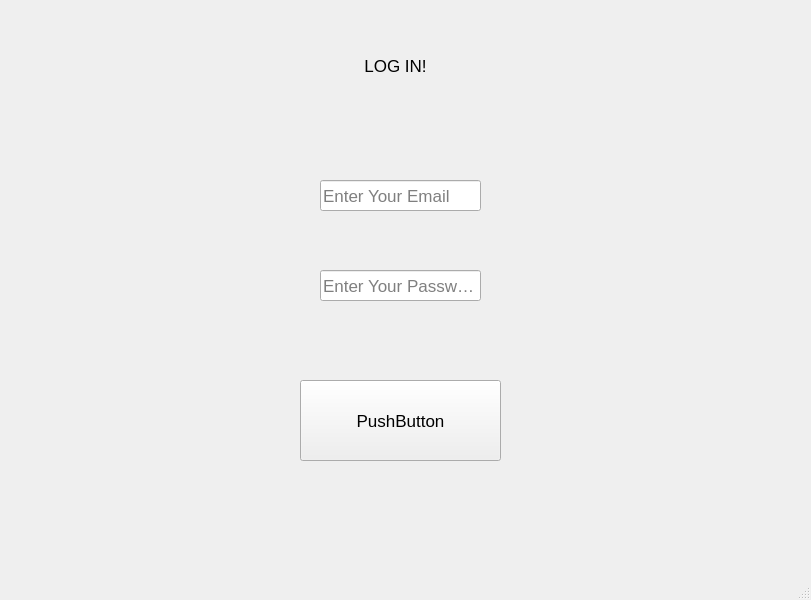
<?xml version="1.0" encoding="UTF-8"?>
<ui version="4.0">
 <class>MainWindow</class>
 <widget class="QMainWindow" name="MainWindow">
  <property name="geometry">
   <rect>
    <x>0</x>
    <y>0</y>
    <width>811</width>
    <height>600</height>
   </rect>
  </property>
  <property name="windowTitle">
   <string>MainWindow</string>
  </property>
  <widget class="QWidget" name="centralwidget">
   <widget class="QLabel" name="passwordoutput">
    <property name="geometry">
     <rect>
      <x>530</x>
      <y>270</y>
      <width>161</width>
      <height>51</height>
     </rect>
    </property>
    <property name="font">
     <font>
      <pointsize>13</pointsize>
     </font>
    </property>
    <property name="text">
     <string/>
    </property>
   </widget>
   <widget class="QLabel" name="useroutput">
    <property name="geometry">
     <rect>
      <x>530</x>
      <y>162</y>
      <width>171</width>
      <height>51</height>
     </rect>
    </property>
    <property name="font">
     <font>
      <pointsize>13</pointsize>
     </font>
    </property>
    <property name="text">
     <string/>
    </property>
   </widget>
   <widget class="QLabel" name="header">
    <property name="geometry">
     <rect>
      <x>210</x>
      <y>20</y>
      <width>371</width>
      <height>91</height>
     </rect>
    </property>
    <property name="font">
     <font>
      <pointsize>13</pointsize>
     </font>
    </property>
    <property name="text">
     <string>LOG IN!</string>
    </property>
    <property name="alignment">
     <set>Qt::AlignCenter</set>
    </property>
   </widget>
   <widget class="QLineEdit" name="userline">
    <property name="geometry">
     <rect>
      <x>320</x>
      <y>180</y>
      <width>161</width>
      <height>31</height>
     </rect>
    </property>
    <property name="font">
     <font>
      <pointsize>13</pointsize>
     </font>
    </property>
    <property name="placeholderText">
     <string>Enter Your Email</string>
    </property>
   </widget>
   <widget class="QLineEdit" name="passwordline">
    <property name="geometry">
     <rect>
      <x>320</x>
      <y>270</y>
      <width>161</width>
      <height>31</height>
     </rect>
    </property>
    <property name="font">
     <font>
      <pointsize>13</pointsize>
     </font>
    </property>
    <property name="placeholderText">
     <string>Enter Your Password</string>
    </property>
   </widget>
   <widget class="QPushButton" name="pushButton">
    <property name="geometry">
     <rect>
      <x>300</x>
      <y>380</y>
      <width>201</width>
      <height>81</height>
     </rect>
    </property>
    <property name="font">
     <font>
      <pointsize>13</pointsize>
     </font>
    </property>
    <property name="text">
     <string>PushButton</string>
    </property>
   </widget>
   <widget class="QStackedWidget" name="stackedWidget_2">
    <property name="geometry">
     <rect>
      <x>630</x>
      <y>460</y>
      <width>191</width>
      <height>80</height>
     </rect>
    </property>
    <property name="font">
     <font>
      <pointsize>13</pointsize>
     </font>
    </property>
    <widget class="QWidget" name="page_3">
     <widget class="QLabel" name="label">
      <property name="geometry">
       <rect>
        <x>16</x>
        <y>20</y>
        <width>151</width>
        <height>41</height>
       </rect>
      </property>
      <property name="text">
       <string/>
      </property>
      <property name="alignment">
       <set>Qt::AlignCenter</set>
      </property>
     </widget>
    </widget>
    <widget class="QWidget" name="page_4"/>
   </widget>
  </widget>
  <widget class="QMenuBar" name="menubar">
   <property name="geometry">
    <rect>
     <x>0</x>
     <y>0</y>
     <width>811</width>
     <height>21</height>
    </rect>
   </property>
  </widget>
  <widget class="QStatusBar" name="statusbar"/>
 </widget>
 <resources/>
 <connections/>
</ui>
